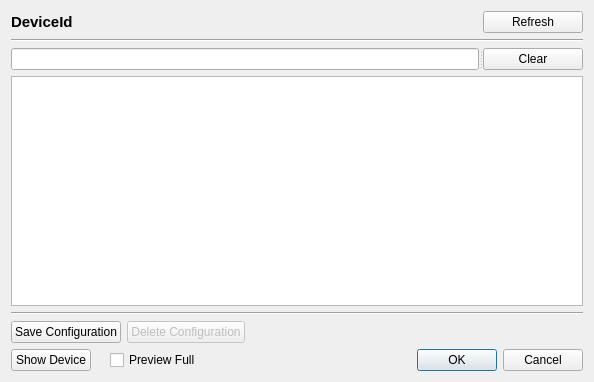
<?xml version="1.0" encoding="UTF-8"?>
<ui version="4.0">
 <class>ConfigurationNameDialog</class>
 <widget class="QDialog" name="ConfigurationNameDialog">
  <property name="geometry">
   <rect>
    <x>0</x>
    <y>0</y>
    <width>594</width>
    <height>382</height>
   </rect>
  </property>
  <property name="windowTitle">
   <string>Configurations from Name</string>
  </property>
  <layout class="QVBoxLayout" name="verticalLayout">
   <item>
    <layout class="QHBoxLayout" name="horizontalLayout_3">
     <item>
      <widget class="QLabel" name="ui_instance">
       <property name="font">
        <font>
         <pointsize>11</pointsize>
         <weight>75</weight>
         <bold>true</bold>
        </font>
       </property>
       <property name="text">
        <string>DeviceId</string>
       </property>
      </widget>
     </item>
     <item>
      <widget class="QPushButton" name="ui_button_refresh">
       <property name="maximumSize">
        <size>
         <width>100</width>
         <height>16777215</height>
        </size>
       </property>
       <property name="text">
        <string>Refresh</string>
       </property>
      </widget>
     </item>
    </layout>
   </item>
   <item>
    <widget class="Line" name="line">
     <property name="orientation">
      <enum>Qt::Horizontal</enum>
     </property>
    </widget>
   </item>
   <item>
    <widget class="QSplitter" name="splitter">
     <property name="orientation">
      <enum>Qt::Horizontal</enum>
     </property>
     <widget class="QLineEdit" name="ui_filter"/>
     <widget class="QPushButton" name="ui_button_clear">
      <property name="maximumSize">
       <size>
        <width>100</width>
        <height>16777215</height>
       </size>
      </property>
      <property name="text">
       <string>Clear</string>
      </property>
     </widget>
    </widget>
   </item>
   <item>
    <widget class="QTableView" name="ui_table_widget">
     <property name="alternatingRowColors">
      <bool>true</bool>
     </property>
     <property name="selectionMode">
      <enum>QAbstractItemView::SingleSelection</enum>
     </property>
     <property name="selectionBehavior">
      <enum>QAbstractItemView::SelectRows</enum>
     </property>
     <property name="sortingEnabled">
      <bool>true</bool>
     </property>
     <attribute name="horizontalHeaderStretchLastSection">
      <bool>true</bool>
     </attribute>
     <attribute name="verticalHeaderStretchLastSection">
      <bool>false</bool>
     </attribute>
    </widget>
   </item>
   <item>
    <widget class="Line" name="line_2">
     <property name="orientation">
      <enum>Qt::Horizontal</enum>
     </property>
    </widget>
   </item>
   <item>
    <layout class="QHBoxLayout" name="horizontalLayout_2">
     <item>
      <widget class="QPushButton" name="ui_button_save">
       <property name="text">
        <string>Save Configuration</string>
       </property>
      </widget>
     </item>
     <item>
      <widget class="QPushButton" name="ui_button_delete">
       <property name="enabled">
        <bool>false</bool>
       </property>
       <property name="text">
        <string>Delete Configuration</string>
       </property>
      </widget>
     </item>
     <item>
      <spacer name="horizontalSpacer">
       <property name="orientation">
        <enum>Qt::Horizontal</enum>
       </property>
       <property name="sizeHint" stdset="0">
        <size>
         <width>40</width>
         <height>20</height>
        </size>
       </property>
      </spacer>
     </item>
    </layout>
   </item>
   <item>
    <layout class="QHBoxLayout" name="horizontalLayout">
     <item>
      <widget class="QPushButton" name="ui_show_device">
       <property name="text">
        <string>Show Device</string>
       </property>
      </widget>
     </item>
     <item>
      <widget class="QLabel" name="ui_status">
       <property name="text">
        <string/>
       </property>
      </widget>
     </item>
     <item>
      <widget class="QCheckBox" name="ui_preview">
       <property name="text">
        <string>Preview Full</string>
       </property>
      </widget>
     </item>
     <item>
      <widget class="QDialogButtonBox" name="buttonBox">
       <property name="orientation">
        <enum>Qt::Horizontal</enum>
       </property>
       <property name="standardButtons">
        <set>QDialogButtonBox::Cancel|QDialogButtonBox::Ok</set>
       </property>
      </widget>
     </item>
    </layout>
   </item>
  </layout>
 </widget>
 <resources/>
 <connections>
  <connection>
   <sender>buttonBox</sender>
   <signal>accepted()</signal>
   <receiver>ConfigurationNameDialog</receiver>
   <slot>accept()</slot>
   <hints>
    <hint type="sourcelabel">
     <x>476</x>
     <y>411</y>
    </hint>
    <hint type="destinationlabel">
     <x>325</x>
     <y>383</y>
    </hint>
   </hints>
  </connection>
  <connection>
   <sender>buttonBox</sender>
   <signal>rejected()</signal>
   <receiver>ConfigurationNameDialog</receiver>
   <slot>reject()</slot>
   <hints>
    <hint type="sourcelabel">
     <x>476</x>
     <y>407</y>
    </hint>
    <hint type="destinationlabel">
     <x>206</x>
     <y>383</y>
    </hint>
   </hints>
  </connection>
 </connections>
</ui>
